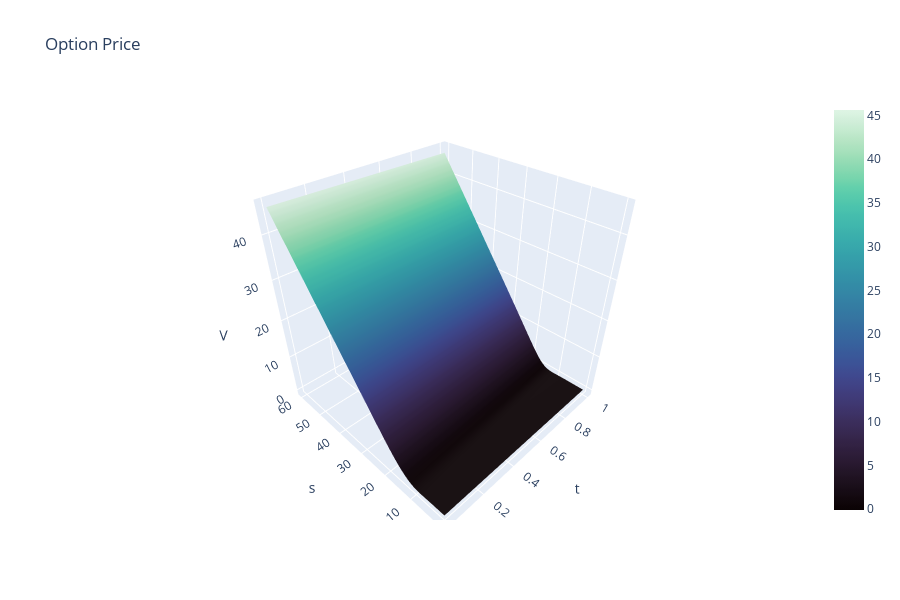

Notebook cell for this chart:
### Code cell
t = np.linspace(0, config['maturity'], 100)
s = np.linspace(0, 4 * config['strike'], 100)
T, S = np.meshgrid(t, s)
inputs = torch.tensor(
    np.stack([T.flatten(), S.flatten()], axis=1), dtype=torch.float32)
surface = model(inputs).detach().numpy().reshape(T.shape)
mako_cmap = sns.color_palette("mako", as_cmap=True)
colorscale = [
    [i / 99, f"rgb({int(r * 255)},{int(g * 255)},{int(b * 255)})"]
    for i, (r, g, b, a) in enumerate(mako_cmap(np.linspace(0, 1, 100)))
]

# Create the surface with the custom mako colorscale
fig = go.Figure(data=[go.Surface(z=surface, x=T, y=S, colorscale=colorscale)])
fig.update_layout(
    title='Option Price',
    scene=dict(
        xaxis_title='t',
        yaxis_title='s',
        zaxis_title='V',
        camera=dict(eye=dict(x=-1.25, y=-1.25, z=1.25))
    ),
    autosize=True,
    height=600,
)
fig.show()

### Figure 1 — Plotly figure (JSON) as saved in the notebook; plotly's stock layout.template omitted (floating-point values rounded to 4 significant figures; data arrays with more than 128 entries replaced by an {"elided": "..."} marker saying what was removed)
{"data": [{"colorscale": {"elided": "100x2 mixed values"}, "type": "surface", "x": {"elided": "100x100 float values"}, "y": {"elided": "100x100 float values"}, "z": {"elided": "100x100 float values"}}], "layout": {"autosize": true, "height": 600, "scene": {"camera": {"eye": {"x": -1.25, "y": -1.25, "z": 1.25}}, "xaxis": {"title": {"text": "t"}}, "yaxis": {"title": {"text": "s"}}, "zaxis": {"title": {"text": "V"}}}, "title": {"text": "Option Price"}}}
